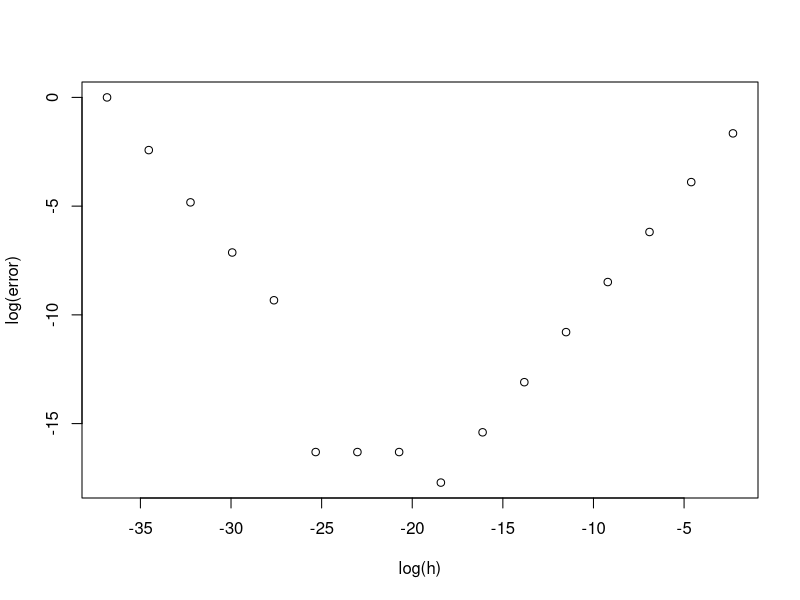

Here is the R script that generated this plot:

#definimos la funcion f(x)
f <- function(x){
  f=x[1]*x[2]*exp(x[1]^2+x[3]^2-5)
  return(f)
}
#definimos el punto x
x <- c(1,3,-2)
#evaluamos f en x
f(x)

#definimos la función para obtener el graduente de f(x)
gradiente_f <- function(f,h,x){
  grad <- rep(0,length(x))
  for(i in 1:length(x)){
    x_0 <- x
    x_0[i] <- x_0[i]+h

    grad[i] <- (f(x_0)-f(x))/h
  }
  return(grad)
}
gradiente_f(f,10^-16,x)
#definimos el vector de h
h <- c(10^(-1:-16))

aprox_grad <-matrix(nrow=length(h),ncol=length(x))
error <- rep(0,length(h))
#gradiente real
p_bueno <- c(9,1,-12)
#evaluamos los gradientes y errores para cada h
for(j in 1:length(h)){
  aprox_grad[j,] <- gradiente_f(f,h[j],x)
  error[j] <- norm(((aprox_grad[j,]-p_bueno)),type="2")/norm(p_bueno,type="2")
}
#imprimmimos los gradientes
aprox_grad 
#imprimimos los errores
error
#graficamos log(errores)vs log(h)
plot(x=log(h),y=log(error))
